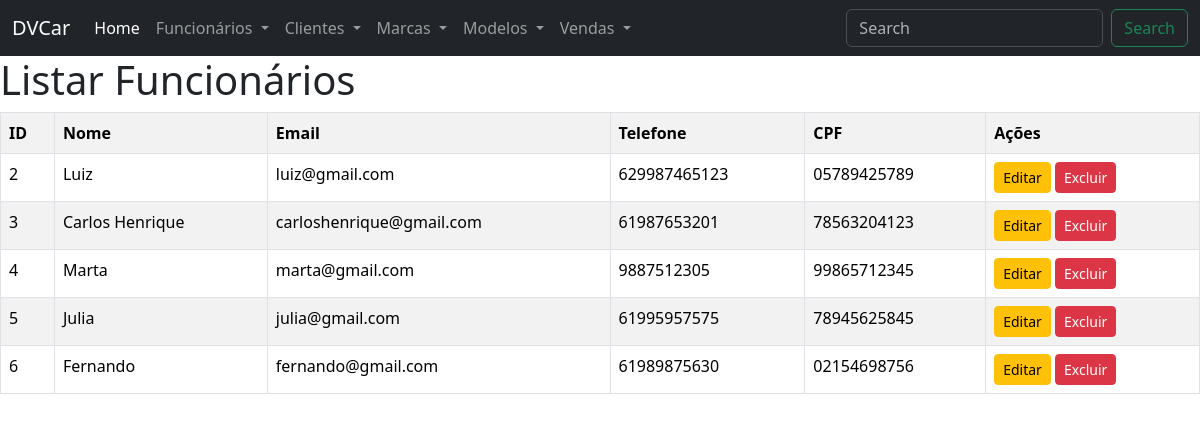
Page /projeto/index.php?page=listar-funcionario.php on the committed database.
### tables this page shows
CREATE TABLE `funcionario` (
  `id_funcionario` int(11) NOT NULL,
  `nome_funcionario` varchar(100) NOT NULL,
  `email_funcionario` varchar(100) DEFAULT NULL,
  `fone_funcionario` varchar(20) DEFAULT NULL,
  `cpf_funcionario` char(11) DEFAULT NULL
);

### projeto/listar-funcionario.php (the view)
<h1>Listar Funcionários</h1>
<?php
include_once("config.php");
$sql = "SELECT * FROM funcionario";
$res = $conn->query($sql);
if ($res->num_rows > 0) {
    print "<table class='table table-bordered table-striped'>";
    print "<tr>";
    print "<th>ID</th>";
    print "<th>Nome</th>";
    print "<th>Email</th>";
    print "<th>Telefone</th>";
    print "<th>CPF</th>";
    print "<th>Ações</th>";
    print "</tr>";
    while ($row = $res->fetch_object()) {
        print "<tr>";
        print "<td>".$row->id_funcionario."</td>";
        print "<td>".$row->nome_funcionario."</td>";
        print "<td>".$row->email_funcionario."</td>";
        print "<td>".$row->fone_funcionario."</td>";
        print "<td>".$row->cpf_funcionario."</td>";
        print "<td>
                <a href='?page=editar-funcionario.php&id_funcionario=".$row->id_funcionario."' class='btn btn-warning btn-sm'>Editar</a>
                <a href='?page=salvar-funcionario.php&acao=excluir&id_funcionario=".$row->id_funcionario."' class='btn btn-danger btn-sm' onclick=\"return confirm('Tem certeza que deseja excluir?');\">Excluir</a>
               </td>";
        print "</tr>";
    }
    print "</table>";
} else {
    print "<p>Não há funcionários cadastrados</p>";
}

### rows in the picture
funcionario: id_funcionario "2", nome_funcionario "Luiz", email_funcionario "luiz@gmail.com", fone_funcionario "629987465123", cpf_funcionario "05789425789"
funcionario: id_funcionario "3", nome_funcionario "Carlos Henrique", email_funcionario "carloshenrique@gmail.com", fone_funcionario "61987653201", cpf_funcionario "78563204123"
funcionario: id_funcionario "4", nome_funcionario "Marta", email_funcionario "marta@gmail.com", fone_funcionario "9887512305", cpf_funcionario "99865712345"
funcionario: id_funcionario "5", nome_funcionario "Julia", email_funcionario "julia@gmail.com", fone_funcionario "61995957575", cpf_funcionario "78945625845"
funcionario: id_funcionario "6", nome_funcionario "Fernando", email_funcionario "fernando@gmail.com", fone_funcionario "61989875630", cpf_funcionario "02154698756"
